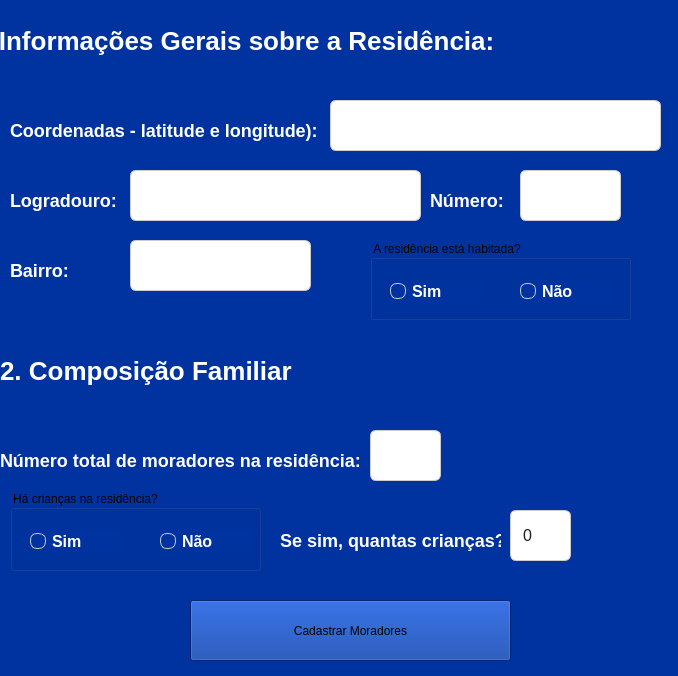
<?xml version="1.0" encoding="UTF-8"?>
<ui version="4.0">
 <class>cadastrar</class>
 <widget class="QWidget" name="cadastrar">
  <property name="geometry">
   <rect>
    <x>0</x>
    <y>0</y>
    <width>678</width>
    <height>676</height>
   </rect>
  </property>
  <property name="windowTitle">
   <string>Form</string>
  </property>
  <property name="styleSheet">
   <string notr="true">QWidget{
	background: #0033A0;
}</string>
  </property>
  <widget class="QLabel" name="lbl_coordernadas">
   <property name="geometry">
    <rect>
     <x>10</x>
     <y>110</y>
     <width>311</width>
     <height>41</height>
    </rect>
   </property>
   <property name="styleSheet">
    <string notr="true">QLabel {
    color: #FFFFFF;
    font-size: 18px;
    font-weight: 500;
    background: transparent;
    qproperty-alignment: 'AlignCenter';
}
</string>
   </property>
   <property name="text">
    <string>Coordenadas - latitude e longitude):</string>
   </property>
  </widget>
  <widget class="QLineEdit" name="txt_coordenadas">
   <property name="geometry">
    <rect>
     <x>330</x>
     <y>100</y>
     <width>331</width>
     <height>51</height>
    </rect>
   </property>
   <property name="styleSheet">
    <string notr="true">QLineEdit {
    background-color: #FFFFFF;  
    color: #1E1E1E;             
    font-size: 16px;
    padding: 6px 10px;
    border: 1px solid #CCCCCC;
    border-radius: 6px;
}
</string>
   </property>
  </widget>
  <widget class="QLabel" name="label_8">
   <property name="geometry">
    <rect>
     <x>-30</x>
     <y>20</y>
     <width>681</width>
     <height>41</height>
    </rect>
   </property>
   <property name="styleSheet">
    <string notr="true">QLabel {
    color: #FFFFFF;
    font-size: 26px;
    font-weight: 500;
    background: transparent;
    qproperty-alignment: 'AlignCenter';
}
</string>
   </property>
   <property name="text">
    <string>1. Informações Gerais sobre a Residência:</string>
   </property>
  </widget>
  <widget class="QLabel" name="lbl_log">
   <property name="geometry">
    <rect>
     <x>10</x>
     <y>180</y>
     <width>121</width>
     <height>41</height>
    </rect>
   </property>
   <property name="styleSheet">
    <string notr="true">QLabel {
    color: #FFFFFF;
    font-size: 18px;
    font-weight: 500;
    background: transparent;
    qproperty-alignment: 'AlignCenter';
}
</string>
   </property>
   <property name="text">
    <string>Logradouro:</string>
   </property>
  </widget>
  <widget class="QLineEdit" name="txt_log">
   <property name="geometry">
    <rect>
     <x>130</x>
     <y>170</y>
     <width>291</width>
     <height>51</height>
    </rect>
   </property>
   <property name="styleSheet">
    <string notr="true">QLineEdit {
    background-color: #FFFFFF;  
    color: #1E1E1E;             
    font-size: 16px;
    padding: 6px 10px;
    border: 1px solid #CCCCCC;
    border-radius: 6px;
}
</string>
   </property>
  </widget>
  <widget class="QLineEdit" name="txt_numero">
   <property name="geometry">
    <rect>
     <x>520</x>
     <y>170</y>
     <width>101</width>
     <height>51</height>
    </rect>
   </property>
   <property name="styleSheet">
    <string notr="true">QLineEdit {
    background-color: #FFFFFF;  
    color: #1E1E1E;             
    font-size: 16px;
    padding: 6px 10px;
    border: 1px solid #CCCCCC;
    border-radius: 6px;
}
</string>
   </property>
  </widget>
  <widget class="QLabel" name="lbl_numero">
   <property name="geometry">
    <rect>
     <x>430</x>
     <y>180</y>
     <width>81</width>
     <height>41</height>
    </rect>
   </property>
   <property name="styleSheet">
    <string notr="true">QLabel {
    color: #FFFFFF;
    font-size: 18px;
    font-weight: 500;
    background: transparent;
    qproperty-alignment: 'AlignCenter';
}
</string>
   </property>
   <property name="text">
    <string>Número:</string>
   </property>
  </widget>
  <widget class="QLineEdit" name="txt_bairro">
   <property name="geometry">
    <rect>
     <x>130</x>
     <y>240</y>
     <width>181</width>
     <height>51</height>
    </rect>
   </property>
   <property name="styleSheet">
    <string notr="true">QLineEdit {
    background-color: #FFFFFF;  
    color: #1E1E1E;             
    font-size: 16px;
    padding: 6px 10px;
    border: 1px solid #CCCCCC;
    border-radius: 6px;
}
</string>
   </property>
  </widget>
  <widget class="QLabel" name="lbl_bairro">
   <property name="geometry">
    <rect>
     <x>10</x>
     <y>250</y>
     <width>121</width>
     <height>41</height>
    </rect>
   </property>
   <property name="styleSheet">
    <string notr="true">QLabel {
    color: #FFFFFF;
    font-size: 18px;
    font-weight: 500;
    background: transparent;
    qproperty-alignment: 'AlignCenter';
}
</string>
   </property>
   <property name="text">
    <string>Bairro:</string>
   </property>
  </widget>
  <widget class="QLabel" name="label_9">
   <property name="geometry">
    <rect>
     <x>0</x>
     <y>350</y>
     <width>681</width>
     <height>41</height>
    </rect>
   </property>
   <property name="styleSheet">
    <string notr="true">QLabel {
    color: #FFFFFF;
    font-size: 26px;
    font-weight: 500;
    background: transparent;
    qproperty-alignment: 'AlignCenter';
}
</string>
   </property>
   <property name="text">
    <string>2. Composição Familiar</string>
   </property>
  </widget>
  <widget class="QLabel" name="label_6">
   <property name="geometry">
    <rect>
     <x>0</x>
     <y>440</y>
     <width>371</width>
     <height>41</height>
    </rect>
   </property>
   <property name="styleSheet">
    <string notr="true">QLabel {
    color: #FFFFFF;
    font-size: 18px;
    font-weight: 500;
    background: transparent;
    qproperty-alignment: 'AlignCenter';
}
</string>
   </property>
   <property name="text">
    <string>Número total de moradores na residência:</string>
   </property>
  </widget>
  <widget class="QLineEdit" name="txt_numeroMoradores">
   <property name="geometry">
    <rect>
     <x>370</x>
     <y>430</y>
     <width>71</width>
     <height>51</height>
    </rect>
   </property>
   <property name="styleSheet">
    <string notr="true">QLineEdit {
    background-color: #FFFFFF;  
    color: #1E1E1E;             
    font-size: 16px;
    padding: 6px 10px;
    border: 1px solid #CCCCCC;
    border-radius: 6px;
}
</string>
   </property>
  </widget>
  <widget class="QLabel" name="label_7">
   <property name="geometry">
    <rect>
     <x>280</x>
     <y>520</y>
     <width>221</width>
     <height>41</height>
    </rect>
   </property>
   <property name="styleSheet">
    <string notr="true">QLabel {
    color: #FFFFFF;
    font-size: 18px;
    font-weight: 500;
    background: transparent;
    qproperty-alignment: 'AlignCenter';
}
</string>
   </property>
   <property name="text">
    <string>Se sim, quantas crianças?</string>
   </property>
  </widget>
  <widget class="QLineEdit" name="txt_quantidadeCrianca">
   <property name="geometry">
    <rect>
     <x>510</x>
     <y>510</y>
     <width>61</width>
     <height>51</height>
    </rect>
   </property>
   <property name="styleSheet">
    <string notr="true">QLineEdit {
    background-color: #FFFFFF;  
    color: #1E1E1E;             
    font-size: 16px;
    padding: 6px 10px;
    border: 1px solid #CCCCCC;
    border-radius: 6px;
}
</string>
   </property>
   <property name="text">
    <string>0</string>
   </property>
  </widget>
  <widget class="QGroupBox" name="groupBox">
   <property name="geometry">
    <rect>
     <x>370</x>
     <y>240</y>
     <width>261</width>
     <height>80</height>
    </rect>
   </property>
   <property name="styleSheet">
    <string notr="true">QGroupBox {
    border: 2px solid #4DA8DA;
    border-radius: 8px;
    margin-top: 20px;
    padding: 10px;
    color: #FFFFFF;
    font-size: 16px;
    font-weight: bold;
    font-family: &quot;Segoe UI&quot;, sans-serif;
}

QGroupBox::title {
    subcontrol-origin: margin;
    subcontrol-position: top left;
    padding: 0 8px;
    color: #FFFFFF; 
    font-size: 18px;
    font-weight: 600;
}
r</string>
   </property>
   <property name="title">
    <string>A residência está habitada?</string>
   </property>
   <widget class="QRadioButton" name="radio_sim">
    <property name="geometry">
     <rect>
      <x>20</x>
      <y>40</y>
      <width>91</width>
      <height>23</height>
     </rect>
    </property>
    <property name="styleSheet">
     <string notr="true">QRadioButton {
    color: #FFFFFF;
    font-size: 16px;
    font-weight: 500;
    spacing: 6px;
}

QRadioButton::indicator {
    width: 14px;
    height: 14px;
    border-radius: 7px;
    border: 1px solid #CCCCCC;
    background-color: transparent;
}

QRadioButton::indicator:checked {
    background-color: #3B82F6;  /* Azul moderno e suave */
    border: 1px solid #3B82F6;
}
</string>
    </property>
    <property name="text">
     <string>Sim</string>
    </property>
   </widget>
   <widget class="QRadioButton" name="radio_nao">
    <property name="geometry">
     <rect>
      <x>150</x>
      <y>40</y>
      <width>91</width>
      <height>23</height>
     </rect>
    </property>
    <property name="styleSheet">
     <string notr="true">QRadioButton {
    color: #FFFFFF;
    font-size: 16px;
    font-weight: 500;
    spacing: 6px;
}

QRadioButton::indicator {
    width: 14px;
    height: 14px;
    border-radius: 7px;
    border: 1px solid #CCCCCC;
    background-color: transparent;
}

QRadioButton::indicator:checked {
    background-color: #3B82F6;  /* Azul moderno e suave */
    border: 1px solid #3B82F6;
}
</string>
    </property>
    <property name="text">
     <string>Não</string>
    </property>
   </widget>
  </widget>
  <widget class="QGroupBox" name="groupBox_2">
   <property name="geometry">
    <rect>
     <x>10</x>
     <y>490</y>
     <width>251</width>
     <height>81</height>
    </rect>
   </property>
   <property name="styleSheet">
    <string notr="true">QGroupBox {
    border: 2px solid #4DA8DA;
    border-radius: 8px;
    margin-top: 20px;
    padding: 10px;
    color: #FFFFFF;
    font-size: 16px;
    font-weight: bold;
    font-family: &quot;Segoe UI&quot;, sans-serif;
}

QGroupBox::title {
    subcontrol-origin: margin;
    subcontrol-position: top left;
    padding: 0 8px;
    color: #FFFFFF; 
    font-size: 18px;
    font-weight: 600;
}
r</string>
   </property>
   <property name="title">
    <string>Há crianças na residência?</string>
   </property>
   <widget class="QRadioButton" name="radio_sim1">
    <property name="geometry">
     <rect>
      <x>20</x>
      <y>40</y>
      <width>91</width>
      <height>23</height>
     </rect>
    </property>
    <property name="styleSheet">
     <string notr="true">QRadioButton {
    color: #FFFFFF;
    font-size: 16px;
    font-weight: 500;
    spacing: 6px;
}

QRadioButton::indicator {
    width: 14px;
    height: 14px;
    border-radius: 7px;
    border: 1px solid #CCCCCC;
    background-color: transparent;
}

QRadioButton::indicator:checked {
    background-color: #3B82F6;  /* Azul moderno e suave */
    border: 1px solid #3B82F6;
}
</string>
    </property>
    <property name="text">
     <string>Sim</string>
    </property>
   </widget>
   <widget class="QRadioButton" name="radio_nao2">
    <property name="geometry">
     <rect>
      <x>150</x>
      <y>40</y>
      <width>91</width>
      <height>23</height>
     </rect>
    </property>
    <property name="styleSheet">
     <string notr="true">QRadioButton {
    color: #FFFFFF;
    font-size: 16px;
    font-weight: 500;
    spacing: 6px;
}

QRadioButton::indicator {
    width: 14px;
    height: 14px;
    border-radius: 7px;
    border: 1px solid #CCCCCC;
    background-color: transparent;
}

QRadioButton::indicator:checked {
    background-color: #3B82F6;  /* Azul moderno e suave */
    border: 1px solid #3B82F6;
}
</string>
    </property>
    <property name="text">
     <string>Não</string>
    </property>
   </widget>
  </widget>
  <widget class="QPushButton" name="btn_continuar">
   <property name="geometry">
    <rect>
     <x>190</x>
     <y>600</y>
     <width>321</width>
     <height>61</height>
    </rect>
   </property>
   <property name="styleSheet">
    <string notr="true">QPushButton {
    background-color: #E0E7FF;
    color: #0033A0;
    font-size: 16px;
    font-weight: 600;
    font-family: &quot;Segoe UI&quot;, Tahoma, Geneva, Verdana, sans-serif;
    padding: 10px 22px;
    border: none;
    border-radius: 10px;
    box-shadow: 2px 2px 6px rgba(0, 0, 0, 0.3);
}
QPushButton:hover {
    background-color: #C7D2FE;
}
QPushButton:pressed {
    background-color: #32CD32;
}r</string>
   </property>
   <property name="text">
    <string>Cadastrar Moradores</string>
   </property>
  </widget>
 </widget>
 <resources/>
 <connections/>
</ui>
